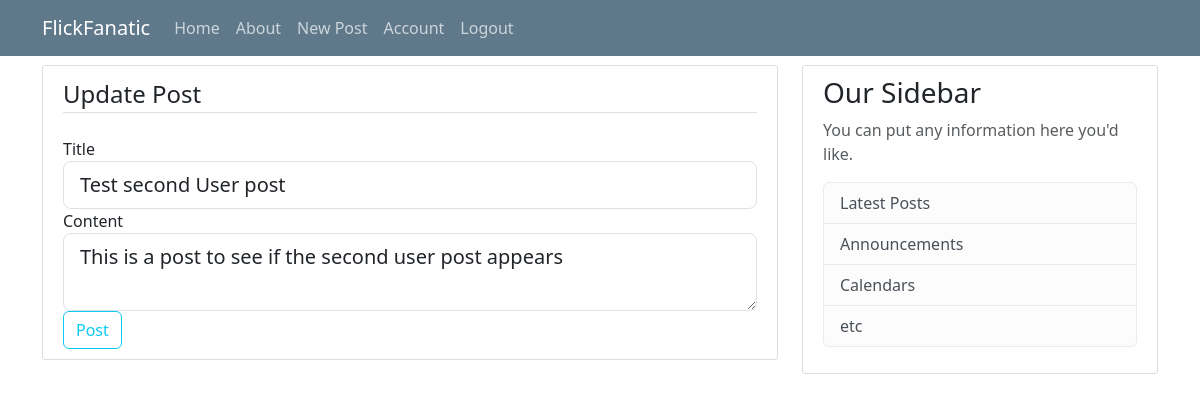
/post/2/update (signed in), run on the app's committed database.
### flickfanatic/models.py (models this page shows, shortened)
class Post(db.Model): #post model
    id = db.Column(db.Integer, primary_key=True) #unique id
    title = db.Column(db.String(100), nullable=False) #title
    date_posted = db.Column(db.DateTime, nullable=False, default=datetime.utcnow) #date posted
    content = db.Column(db.Text, nullable=False) #content
    user_id = db.Column(db.Integer, db.ForeignKey('user.id'), nullable=False) #user id

### flickfanatic/routes.py (the view)
@app.route("/post/<int:post_id>/update", methods=['GET', 'POST'])
@login_required
def update_post(post_id):
    post = Post.query.get_or_404(post_id)
    if post.author != current_user:
        abort(403)
    form = PostForm()
    if form.validate_on_submit():
        post.title = form.title.data
        post.content = form.content.data
        db.session.commit()
        flash('Your post has been updated!', 'success')
        return redirect(url_for('post', post_id=post.id))
    elif request.method == 'GET':
        form.title.data = post.title
        form.content.data = post.content
    return render_template('create_post.html', title='Update Post',
                           form=form, legend='Update Post')

### flickfanatic/forms.py
class PostForm(FlaskForm):
    title = StringField('Title', validators=[DataRequired()])
    content = TextAreaField('Content', validators=[DataRequired()])
    submit = SubmitField('Post')

### flickfanatic/models.py (called while the page is built)
@login_manager.user_loader #load user by id
def load_user(user_id): #load user by id
    return User.query.get(int(user_id)) #get user by id

### flickfanatic/templates/create_post.html (shortened to what this page needs)
{% extends "base.html" %}
{% block content %}
<div class="content-section">
    <form method="POST" action="">
        <fieldset class="form-group">
            <legend class="border-bottom mb-4">{{ legend }}</legend>
            <div class="form-group">
                {{ form.title.label(class="form-control-label") }}
                {% if form.title.errors %}
                    {{ form.title(class="form-control form-control-lg is-invalid") }}
                    <div class="invalid-feedback">
                        {% for error in form.title.errors %}
                            <span>{{ error }}</span>
                        {% endfor %}
                    </div>
                {% else %}
                    {{ form.title(class="form-control form-control-lg") }}
                {% endif %}
            </div>
            <div class="form-group">
                {{ form.content.label(class="form-control-label") }}
                {% if form.content.errors %}
                    {{ form.content(class="form-control form-control-lg is-invalid") }}
                    <div class="invalid-feedback">
                        {% for error in form.content.errors %}
                            <span>{{ error }}</span>
                        {% endfor %}
                    </div>
                {% else %}
                    {{ form.content(class="form-control form-control-lg") }}
                {% endif %}
            </div>
        </fieldset>
        <div class="form-group">
            {{ form.submit(class="btn btn-outline-info") }}
        </div>
    </form>
</div>
{% endblock content %}

### flickfanatic/static/styles/style.css (style rules this page uses)
body { background: #fafafa; margin-top: 5rem; padding-top: 65px; }
.content-section { background: #ffffff; padding: 10px 20px; border: 1px solid #dddddd; border-radius: 3px; margin-bottom: 20px; }

### data on the page
Post: title "Test second User post", content "This is a post to see if the second user post appears"

### other printed values
{{ legend }} "Update Post"
